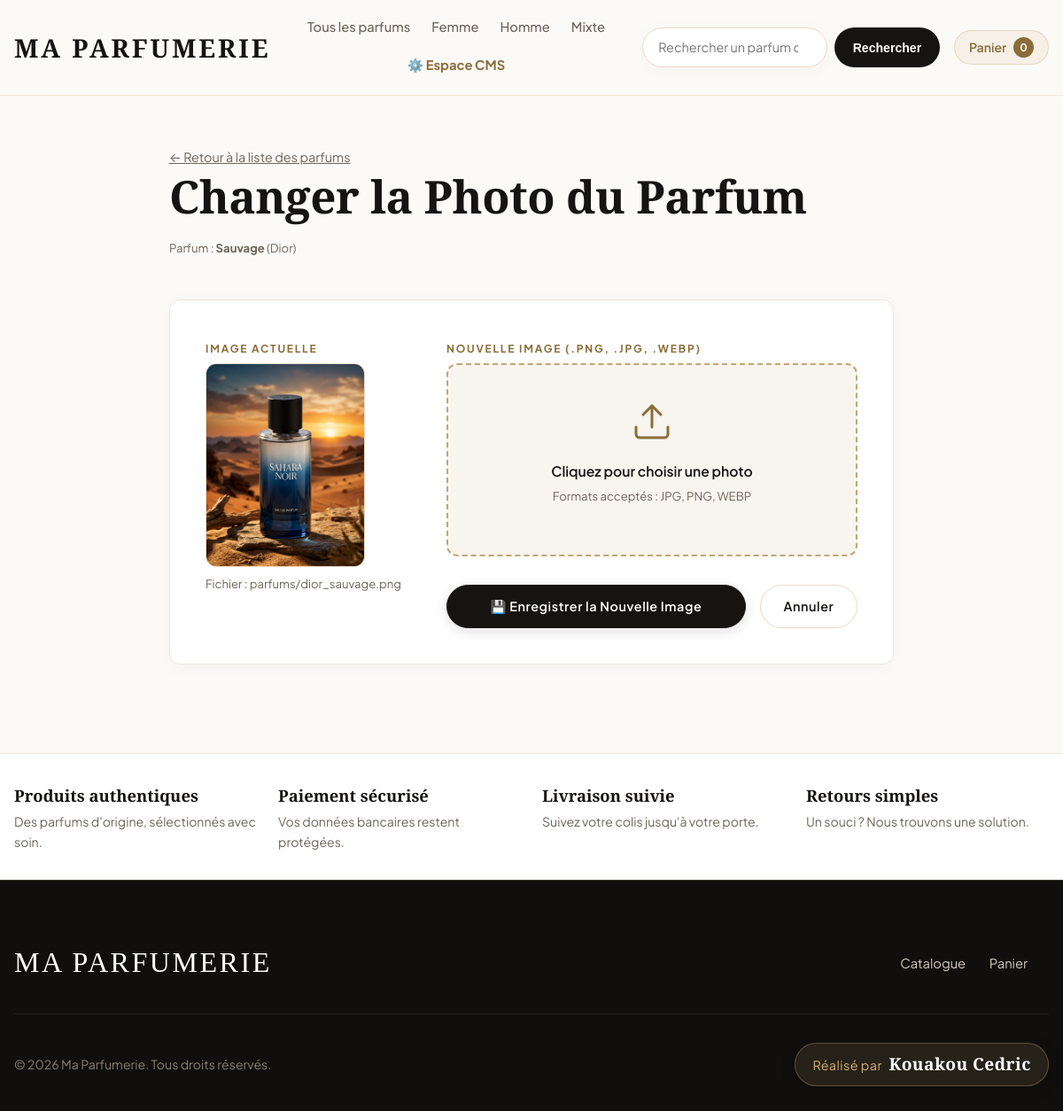
Screenshot of /cms/parfums/10/image/ with the database file from the repository.
### catalogue/models.py (models this page shows, shortened)
class Parfum(models.Model):
    nom = models.CharField("nom", max_length=120)
    slug = models.SlugField("adresse", max_length=140, unique=True, blank=True)
    marque = models.CharField("marque", max_length=80)
    description = models.TextField("description", blank=True)
    famille = models.CharField("famille olfactive", max_length=20, choices=Famille.choices)
    genre = models.CharField("genre", max_length=10, choices=Genre.choices)
    concentration = models.CharField(
        "concentration", max_length=20, choices=Concentration.choices
    )
    notes_tete = models.CharField(
        "notes de tête", max_length=200, blank=True, help_text="Séparées par des virgules."
    )
    notes_coeur = models.CharField(
        "notes de cœur", max_length=200, blank=True, help_text="Séparées par des virgules."
    )
    notes_fond = models.CharField(
        "notes de fond", max_length=200, blank=True, help_text="Séparées par des virgules."
    )
    image = models.ImageField("photo principale", upload_to="parfums/", blank=True)
    collection = models.ForeignKey(
        Collection,
        verbose_name="collection",
        on_delete=models.SET_NULL,
        null=True,
        blank=True,
        related_name="parfums",
    )
    nouveau = models.BooleanField("nouveauté", default=False)
    meilleure_vente = models.BooleanField("meilleure vente", default=False)
    actif = models.BooleanField(
        "affiché sur le site", default=True, help_text="Décochez pour masquer le parfum."
    )
    cree_le = models.DateTimeField("créé le", auto_now_add=True)
    objects = ParfumQuerySet.as_manager()
    class Meta:
        ordering = ["-cree_le"]
        verbose_name = "parfum"
        verbose_name_plural = "parfums"

### catalogue/cms_views.py (the view, shortened to what this page needs)
# urls.py: path("cms/parfums/<int:pk>/image/", cms_views.cms_parfum_image, name="cms_parfum_image"),
def cms_parfum_image(request, pk):
    parfum = get_object_or_404(Parfum, pk=pk)
    return render(request, "cms/parfum_image.html", {"parfum": parfum})

### catalogue/context_processors.py (called while the page is built)
def site(request):
    return {
        "NOM_SITE": settings.NOM_SITE,
        "DEVISE": settings.DEVISE,
        "QUANTITE_MAX": settings.QUANTITE_MAX_PANIER,
    }

### panier/context_processors.py (called while the page is built)
def panier(request):
    return {"panier_nb": len(Panier(request))}

### panier/panier.py (called while the page is built)
    def __len__(self):
        return sum(_entier(q) for q in self.donnees.values())

### templates/cms/parfum_image.html (shortened to what this page needs)
{% extends "base.html" %}
{% block contenu %}
  <section class="conteneur section" style="max-width: 850px;">
    <div class="cms-header">
      <div>
        <a class="lien-discret" href="{% url 'catalogue:cms_parfum_liste' %}">← Retour à la liste des parfums</a>
        <h1 class="section__titre">Changer la Photo du Parfum</h1>
        <p class="cms-text-sub">Parfum : <strong>{{ parfum.nom }}</strong> ({{ parfum.marque }})</p>
      </div>
    </div>
    <form class="cms-form-card" method="post" enctype="multipart/form-data" style="padding: 2.5rem;">
      <div class="cms-image-uploader-grid">
        <div class="cms-image-preview-box">
          <span class="sub-titre">Image Actuelle</span>
          {% if parfum.image %}
            <div class="cms-image-wrapper">
              <img src="{{ parfum.image.url }}" alt="{{ parfum.nom }}" id="image-actuelle">
            </div>
            <p class="cms-text-sub" style="margin-top: 0.5rem; word-break: break-all;">Fichier : {{ parfum.image.name }}</p>
          {% else %}
            <div class="cms-image-wrapper cms-image-wrapper--empty">
              <span>Aucune image</span>
            </div>
          {% endif %}
        </div>
        <div class="cms-image-upload-box">
          <span class="sub-titre">Nouvelle Image (.png, .jpg, .webp)</span>
          <div class="cms-dropzone" onclick="document.getElementById('file-input').click();">
            <svg width="48" height="48" viewBox="0 0 24 24" fill="none" stroke="var(--accent-texte)" stroke-width="1.5" stroke-linecap="round" stroke-linejoin="round" style="margin-bottom: 0.8rem;"><path d="M21 15v4a2 2 0 0 1-2 2H5a2 2 0 0 1-2-2v-4"/><polyline points="17 8 12 3 7 8"/><line x1="12" y1="3" x2="12" y2="15"/></svg>
            <p style="font-weight: 600; margin-bottom: 0.3rem;">Cliquez pour choisir une photo</p>
            <p class="cms-text-sub" id="filename-preview">Formats acceptés : JPG, PNG, WEBP</p>
          </div>
          <div style="margin-top: 2rem; display: flex; gap: 1rem;">
            <button class="bouton bouton--pill" type="submit" style="width: 100%;">💾 Enregistrer la Nouvelle Image</button>
            <a class="bouton bouton--secondaire bouton--pill" href="{% url 'catalogue:cms_parfum_liste' %}">Annuler</a>
          </div>
        </div>
      </div>
    </form>
  </section>
{% endblock %}

### static/css/site.css (style rules this page uses)
:root { --fond: #fcfaf7; --fond-alt: #f4eee5; --fond-carte: #ffffff; --texte: #161412; --texte-doux: #6c645a; --texte-clair: #988f83; --ligne: #ebd8c6; --ligne-douce: #f0e7dc; --accent: #c2a677; --accent-brillant: #d4b26f; --accent-fond: rgba(194, 166, 119, 0.12); --accent-texte: #8a6c38; --erreur: #b33930; --succes: #36684b; --alerte: #8c5b10; --police-titre: "Cormorant Garamond", Georgia, serif; --police-texte: "Plus Jakarta Sans", system-ui, -apple-system, sans-serif; --rayon: 12px; --rayon-pill: 999px; --ombre-subtile: 0 4px 20px rgba(0, 0, 0, 0.03); --ombre-survol: 0 16px 36px rgba(194, 166, 119, 0.16); --espace-1: 0.5rem; --espace-2: 1rem; --espace-3: 1.75rem; --espace-4: 3.5rem; --largeur: 1240px; }
*, *::before, *::after { box-sizing: border-box; }
html { -webkit-text-size-adjust: 100%; scroll-behavior: smooth; }
body { margin: 0; background: var(--fond); color: var(--texte); font-family: var(--police-texte); font-size: 0.98rem; line-height: 1.6; -webkit-font-smoothing: antialiased; }
img { max-width: 100%; display: block; }
h1, h2, h3, h4 { font-family: var(--police-titre); font-weight: 600; line-height: 1.25; margin: 0 0 var(--espace-2); color: var(--texte); }
h1 { font-size: clamp(2.1rem, 4.5vw, 3.2rem); letter-spacing: -0.01em; }
p { margin: 0 0 var(--espace-2); }
a { color: inherit; transition: color 0.2s ease, border-color 0.2s ease; }
.conteneur { width: 100%; max-width: var(--largeur); margin: 0 auto; padding: 0 var(--espace-2); }
.section { padding-top: var(--espace-4); padding-bottom: calc(var(--espace-4) * 0.8); }
.sub-titre { display: inline-block; font-family: var(--police-texte); font-size: 0.75rem; font-weight: 700; letter-spacing: 0.15em; text-transform: uppercase; color: var(--accent-texte); margin-bottom: 0.4rem; }
.bouton { display: inline-flex; align-items: center; justify-content: center; padding: 0.75rem 1.6rem; border: 1px solid var(--texte); border-radius: var(--rayon); background: var(--texte); color: #ffffff; font-family: var(--police-texte); font-size: 0.9rem; font-weight: 600; letter-spacing: 0.04em; text-decoration: none; cursor: pointer; transition: all 0.25s cubic-bezier(0.16, 1, 0.3, 1); box-shadow: 0 4px 14px rgba(22, 20, 18, 0.12); }
.bouton--secondaire { background: transparent; color: var(--texte); border-color: var(--ligne); box-shadow: none; }
.bouton--pill { border-radius: var(--rayon-pill); }
.lien-discret { color: var(--texte-doux); font-size: 0.9rem; text-decoration: underline; }
.cms-header { display: flex; justify-content: space-between; align-items: flex-end; margin-bottom: 2rem; flex-wrap: wrap; gap: 1rem; }
.cms-text-sub { font-size: 0.82rem; color: var(--texte-doux); }
.cms-form-card { background: #ffffff; padding: 2rem; border-radius: var(--rayon); border: 1px solid var(--ligne-douce); box-shadow: var(--ombre-subtile); }
.cms-image-uploader-grid { display: grid; gap: 2rem; grid-template-columns: 1fr; }
@media (min-width: 650px) { .cms-image-uploader-grid { grid-template-columns: 240px 1fr; } }
.cms-image-wrapper { width: 180px; height: 230px; border-radius: var(--rayon); overflow: hidden; border: 1px solid var(--ligne); background: var(--fond-alt); display: flex; align-items: center; justify-content: center; }
.cms-image-wrapper img { width: 100%; height: 100%; object-fit: cover; }
.cms-dropzone { border: 2px dashed var(--accent); background: var(--accent-fond); padding: 2.5rem 1.5rem; text-align: center; border-radius: var(--rayon); cursor: pointer; transition: all 0.25s ease; }

### rows the page displays
Parfum: nom "Sauvage", marque "Dior", image (picture), image.name "parfums/dior_sauvage.png"

### other values shown
{{ NOM_SITE }} "MA PARFUMERIE"
{{ panier_nb }} "0"
{{ NOM_SITE }} "Ma Parfumerie"
